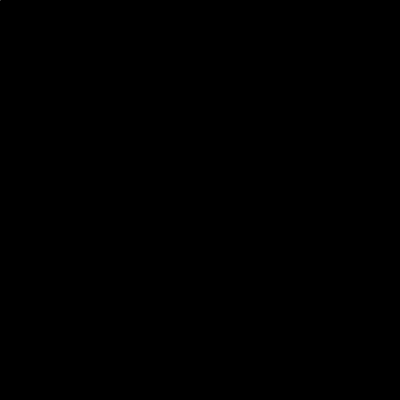
Frame 1 (no input)
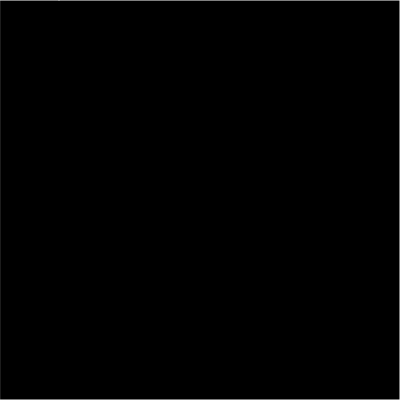
Frame 60 (no input)
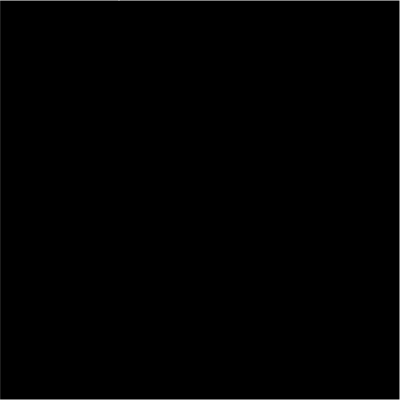
Frame 120 (the mouse pressed at the canvas centre since frame 60)

The p5.js sketch that drew these frames (run headless with seeded random() and noise() and a simulated clock; from frame 60 on, the mouse is pressed at the canvas centre):

// p5.js sketch
// ── sketch.js
// https://editor.p5js.org/jht9629-nyu/sketches/8Iazn1D_P
// ims black-n white-1

let xpos = 0;
let ypos = 0;
let xlen;
let ylen;
let debug = 1;
let dim = { width: 400, height: 400 };
let fullScreenBtn;

function setup() {
  if (!debug) {
    dim.width = windowWidth;
    dim.height = windowHeight;
  }
  createCanvas(dim.width, dim.height);
  noStroke();

  fullScreenBtn = createButton("Full Screen").mousePressed(full_screen_action);
  fullScreenBtn.style("font-size:42px");

  init_dim();
}

function draw() {
  // background(220);
  fill("black");
  rect(0,0,width,height)
  strokeWeight(1)
  stroke(255)
  // xpos = random(0,width)
  // ypos = random(0,height)
  point(xpos,ypos);
//   rect(0, 0, xpos, ylen);
//   fill("red");
//   rect(xpos % width, 0, xlen, ylen);
//   fill("green");
//   rect((xpos + xlen) % width, 0, xlen, ylen);
//   fill("yellow");
//   rect((xpos + xlen + xlen) % width, 0, xlen, ylen);

  xpos = (xpos + 1) % width;
}

function init_dim() {
  xlen = width / 3;
  ylen = height;
}

// From
// https://editor.p5js.org/jht1493/sketches/5LgILr8RF

function full_screen_action() {
  ui_remove_all();
  ui_toggleFullScreen();
  let delay = 3000;
  setTimeout(ui_present_window, delay);
}

function ui_present_window() {
  resizeCanvas(windowWidth, windowHeight);
  init_dim();
}

function ui_remove_all() {
  fullScreenBtn.remove();
}

function ui_toggleFullScreen() {
  fullscreen(1);
  // if (!document.documentElement.requestFullscreen) {
  //   console.log("NO document.documentElement.requestFullscreen");
  //   return;
  // }
  // if (!document.fullscreenElement) {
  //   document.documentElement.requestFullscreen();
  // } else {
  //   if (document.exitFullscreen) {
  //     document.exitFullscreen();
  //   }
  // }
}



// https://editor.p5js.org/jht9629-nyu/sketches/3VKJ-q8ar
// ims03-jht scrolling color bars
